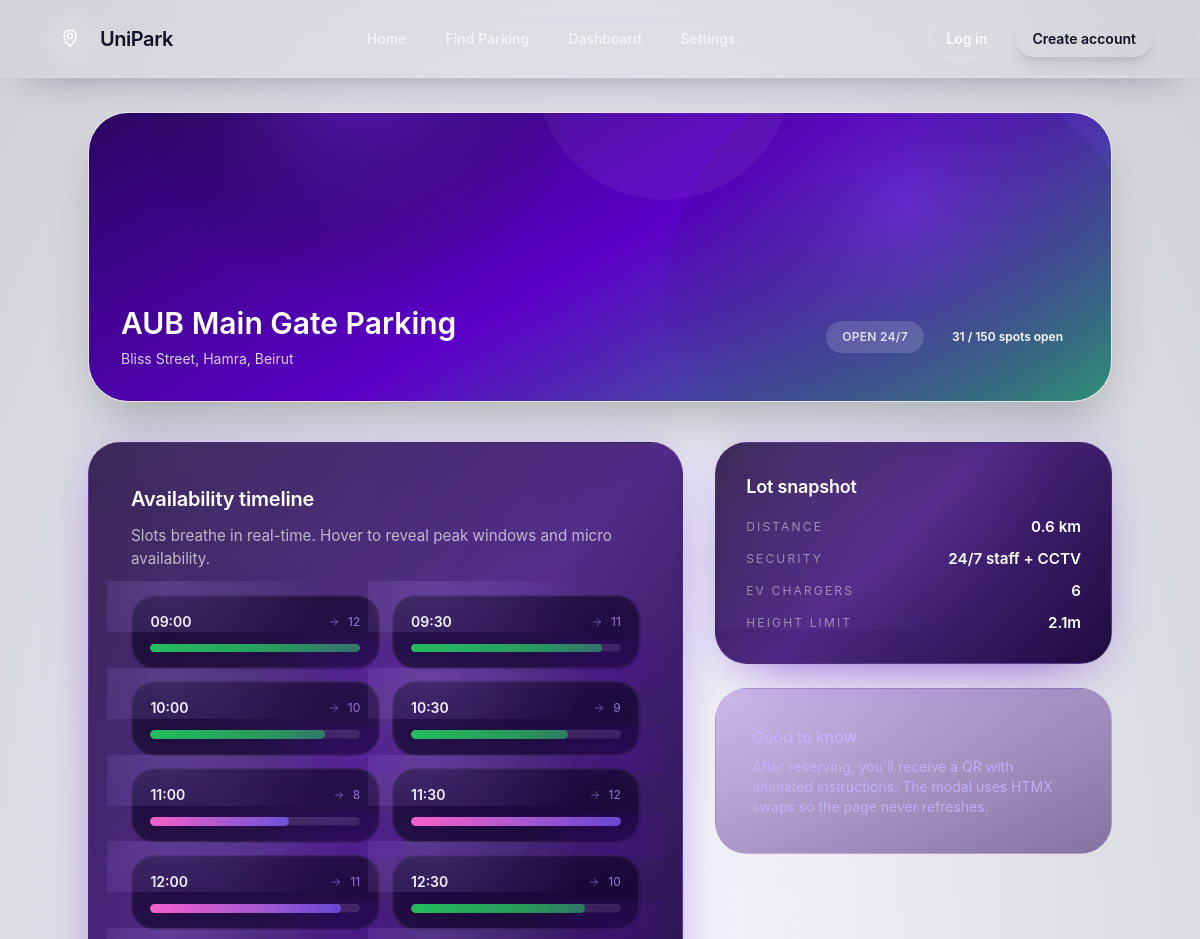
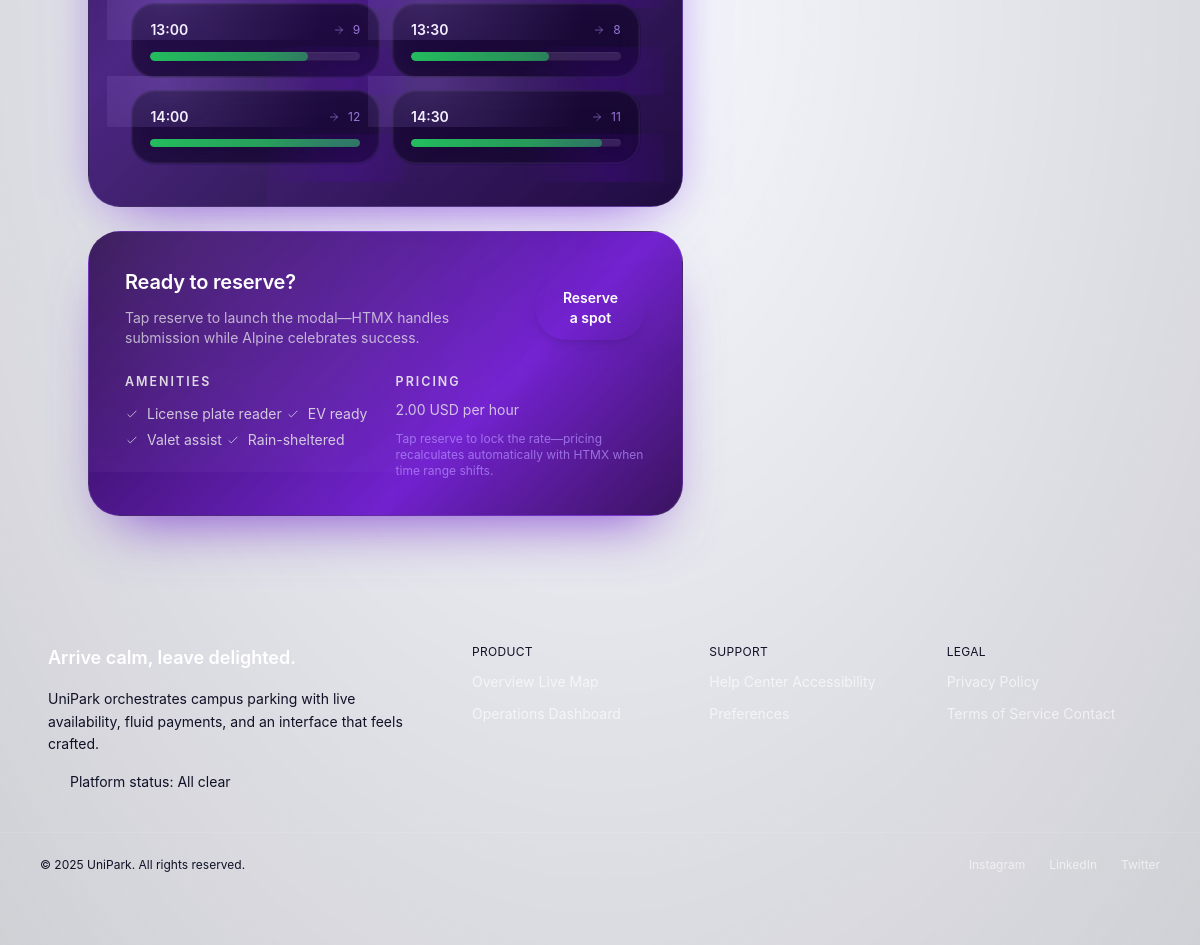
/parking-lot/1/, run on the app's committed database (2 pictures, top to bottom).
### parking/models.py (models this page shows, shortened)
class ParkingLot(models.Model):
    name = models.CharField(max_length=100)
    owner = models.ForeignKey(User, on_delete=models.CASCADE, related_name='owned_parking_lots', null=True, blank=True)
    address = models.TextField()
    latitude = models.DecimalField(max_digits=10, decimal_places=8)
    longitude = models.DecimalField(max_digits=11, decimal_places=8)
    hourly_rate = models.DecimalField(max_digits=6, decimal_places=2)
    daily_rate = models.DecimalField(max_digits=6, decimal_places=2)
    monthly_rate = models.DecimalField(max_digits=8, decimal_places=2)
    total_spots = models.PositiveIntegerField()
    available_spots = models.PositiveIntegerField()
    opening_time = models.TimeField()
    closing_time = models.TimeField()
    features = models.TextField(blank=True, null=True)
    is_active = models.BooleanField(default=True)

### parking/views.py (the view)
# urls.py: path('parking-lot/<int:parking_lot_id>/', views.parking_lot_detail, name='parking_lot_detail'),
def parking_lot_detail(request, parking_lot_id):
    lot_data = None
    try:
        lot_obj = ParkingLot.objects.get(pk=parking_lot_id)
        lot_data = {
            "id": lot_obj.id,
            "title": lot_obj.name,
            "address": lot_obj.address,
            "available": lot_obj.available_spots,
            "total": lot_obj.total_spots,
            "rate": float(lot_obj.hourly_rate),
            "distance": 0.6,
            "latitude": float(lot_obj.latitude),
            "longitude": float(lot_obj.longitude),
            "ev_chargers": 6,
            "height_limit": "2.1m",
        }
    except ParkingLot.DoesNotExist:
        for lot in demo.demo_lots():
            if int(lot["id"]) == parking_lot_id:
                lot_data = {
                    **lot,
                    "ev_chargers": 4,
                    "height_limit": "2.2m",
                }
                break
    if not lot_data:
        return redirect("parking:find_parking")
    lot_data.setdefault("banner", static("img/textures/lot-banner.svg"))
    lot_data.setdefault("amenities", ["License plate reader", "EV ready", "Valet assist", "Rain-sheltered"])
    context = {
        "lot": lot_data,
        "timeline": demo.availability_timeline(),
    }
    return render(request, "lot_detail.html", context)

### parking/context_processors.py (called while the page is built)
def active_namespace(request: HttpRequest) -> str | None:
    try:
        match = resolve(request.path)
    except Resolver404:
        return None
    return match.namespace

def ui_settings(request: HttpRequest) -> dict[str, Any]:
    lang_code = translation.get_language() or settings.LANGUAGE_CODE
    bidi = translation.get_language_info(lang_code.split("-")[0]).get("bidi", False)
    theme = request.COOKIES.get("unipark_theme", "dark")
    return {
        "LANGUAGE_CODE": lang_code,
        "LANGUAGE_BIDI": bidi,
        "IS_RTL": is_rtl(lang_code),
        "HTML_DIR": direction(lang_code),
        "HTML_CLASS": html_class(lang_code),
        "ACTIVE_NAMESPACE": active_namespace(request),
        "UNIPARK_THEME": theme,
        "LANGUAGE_SWITCH_URL": reverse("parking:toggle_language"),
    }

### parking/templatetags/unipark_tags.py (called while the page is built)
def _resolve_url_name(path: str) -> NavMatch:
    try:
        match = resolve(path)
    except Resolver404:
        return NavMatch(is_active=False, url_name=None)
    return NavMatch(is_active=True, url_name=match.url_name)

@register.simple_tag(takes_context=True)
def nav_active(context: dict[str, Any], url_name: str, *args: Any, **kwargs: Any) -> str:
    request = context.get("request")
    if not request:
        return ""
    match = _resolve_url_name(request.path)
    if not match.url_name:
        return ""
    target = url_name
    if ":" not in target and request.resolver_match:
        target = f"{request.resolver_match.namespace}:{target}" if request.resolver_match.namespace else target
    if match.url_name == target:
        return "is-active"
    try:
        target_path = reverse(url_name, args=args, kwargs=kwargs)
    except Exception:  # pragma: no cover - defensive
        return ""
    if request.path == target_path:
        return "is-active"
    return ""

@register.filter
def currency(amount: Any, code: str = "USD") -> str:
    if amount is None:
        return ""
    value = amount
    if not isinstance(amount, (int, float, Decimal)):
        try:
            value = Decimal(str(amount))
        except Exception:  # pragma: no cover - defensive
            return str(amount)
    locale = translation.get_language()
    formatted = f"{value:,.2f}"
    if locale and locale.startswith("fr"):
        formatted = formatted.replace(",", " ").replace(".", ",")
    return f"{formatted} {code}"

### parking/utils/demo.py (called while the page is built)
def _now() -> datetime:
    return timezone.now()

### parking/utils/rtl.py (called while the page is built)
def direction(language_code: str | None = None) -> str:
    return "rtl" if is_rtl(language_code) else "ltr"

### templates/lot_detail.html (shortened to what this page needs)
{% extends "base.html" %}
{% load i18n unipark_tags static %}
{% block content %}
<article class="mx-auto max-w-5xl px-4 lg:px-0">
    <section class="relative overflow-hidden rounded-[2.5rem] border border-surface-200/60 shadow-2xl dark:border-white/10">
        <div class="kenburns relative h-72 overflow-hidden">
            <img src="{{ lot.banner }}" alt="{{ lot.title }}" class="h-full w-full object-cover">
            <div class="absolute inset-0 bg-gradient-to-t from-surface-900/80 to-transparent"></div>
        </div>
        <div class="absolute inset-x-0 bottom-0 p-8 text-white">
            <div class="flex flex-col gap-5 md:flex-row md:items-center md:justify-between">
                <div>
                    <h1 class="text-3xl font-semibold">{{ lot.title }}</h1>
                    <p class="mt-2 text-sm text-white/80">{{ lot.address }}</p>
                </div>
                <div class="flex flex-wrap items-center gap-3">
                    <span class="inline-flex items-center gap-2 rounded-full bg-white/15 px-4 py-2 text-xs font-semibold uppercase tracking-wide text-white/80">
                        {% trans "Open 24/7" %}
                    </span>
                    <span class="inline-flex items-center gap-2 rounded-full bg-accent/20 px-4 py-2 text-xs font-semibold text-accent">
                        {{ lot.available }} / {{ lot.total }} {% trans "spots open" %}
                    </span>
                </div>
            </div>
        </div>
    </section>
    <section class="mt-10 grid gap-8 md:grid-cols-[3fr_2fr]">
        <div class="space-y-6">
            <div class="lot-detail-card lot-detail-card--timeline">
                <h2 class="lot-detail-card__title text-xl font-semibold">{% trans "Availability timeline" %}</h2>
                <p class="lot-detail-card__lead">
                    {% trans "Slots breathe in real-time. Hover to reveal peak windows and micro availability." %}
                </p>
                <div class="mt-6 grid gap-3 sm:grid-cols-2">
                    {% for slot in timeline %}
                        <div class="timeline-slot lot-detail-slot">
                            <div class="flex items-center justify-between">
                                <p class="lot-detail-slot__time text-sm font-semibold">{{ slot.time }}</p>
                                <span class="lot-detail-slot__meta inline-flex items-center gap-2 text-xs">
                                    <svg class="h-3 w-3" viewBox="0 0 24 24" fill="none" stroke="currentColor">
                                        <path stroke-linecap="round" stroke-linejoin="round" stroke-width="1.5" d="M5 12h14M12 5l7 7-7 7"/>
                                    </svg>
                                    {{ slot.available }}
                                </span>
                            </div>
                            <div class="lot-detail-progress mt-3">
                                <div class="lot-detail-progress__fill {% if slot.is_peak %}is-peak{% else %}is-open{% endif %}"
                                     style="width: {{ slot.fill }}%;"></div>
                            </div>
                        </div>
                    {% endfor %}
                </div>
            </div>
            <div class="lot-detail-card lot-detail-card--cta">
                <div class="flex flex-col gap-4 md:flex-row md:items-center md:justify-between">
                    <div>
                        <h2 class="lot-detail-card__title text-xl font-semibold">{% trans "Ready to reserve?" %}</h2>
                        <p class="lot-detail-card__lead text-sm">
                            {% trans "Tap reserve to launch the modal—HTMX handles submission while Alpine celebrates success." %}
                        </p>
                    </div>
                    <button type="button"
                            hx-get="{% url 'parking:reserve_partial' lot.id %}"
                            hx-target="#modal-root"
                            hx-swap="innerHTML"
                            hx-trigger="click"
                            class="magnetic-button inline-flex items-center gap-2 rounded-full bg-gradient-to-r from-primary to-primary/70 px-6 py-3 text-sm font-semibold text-white shadow-lg shadow-primary/40">
                        {% trans "Reserve a spot" %}
                    </button>
                </div>
                <div class="mt-6 grid gap-5 text-sm sm:grid-cols-2">
                    <div>
                        <p class="lot-detail-card__section-heading font-semibold">{% trans "Amenities" %}</p>
                        <ul class="lot-detail-card__list mt-2 space-y-1">
                            {% for amenity in lot.amenities %}
                                <li class="inline-flex items-center gap-2">
                                    <svg class="lot-detail-card__icon h-3.5 w-3.5 text-accent" viewBox="0 0 24 24" fill="none" stroke="currentColor">
                                        <path stroke-linecap="round" stroke-linejoin="round" stroke-width="1.5" d="m5 13 4 4L19 7"/>
                                    </svg>
                                    {{ amenity }}
                                </li>
                            {% endfor %}
                        </ul>
                    </div>
                    <div>
                        <p class="lot-detail-card__section-heading font-semibold">{% trans "Pricing" %}</p>
                        <p class="mt-2 text-sm">
                            {{ lot.rate|currency:"USD" }} {% trans "per hour" %}
                        </p>
                        <p class="lot-detail-card__note text-xs">
                            {% trans "Tap reserve to lock the rate—pricing recalculates automatically with HTMX when time range shifts." %}
                        </p>
                    </div>
                </div>
            </div>
        </div>
        <aside class="space-y-6">
            <div class="lot-detail-card lot-detail-card--compact">
                <h2 class="lot-detail-card__title text-lg font-semibold">{% trans "Lot snapshot" %}</h2>
                <dl class="lot-detail-card__meta mt-4 space-y-3 text-sm">
                    <div class="flex items-center justify-between">
                        <dt>{% trans "Distance" %}</dt>
                        <dd>{{ lot.distance }} km</dd>
                    </div>
                    <div class="flex items-center justify-between">
                        <dt>{% trans "Security" %}</dt>
                        <dd>{% trans "24/7 staff + CCTV" %}</dd>
                    </div>
                    <div class="flex items-center justify-between">
                        <dt>{% trans "EV Chargers" %}</dt>
                        <dd>{{ lot.ev_chargers }}</dd>
                    </div>
                    <div class="flex items-center justify-between">
                        <dt>{% trans "Height Limit" %}</dt>
                        <dd>{{ lot.height_limit }}</dd>
                    </div>
                </dl>
            </div>
            <div class="lot-detail-card lot-detail-card--note text-sm">
                <p class="lot-detail-card__title text-base font-semibold">{% trans "Good to know" %}</p>
                <p class="mt-2">
                    {% trans "After reserving, you'll receive a QR with animated instructions. The modal uses HTMX swaps so the page never refreshes." %}
                </p>
            </div>
        </aside>
    </section>
</article>
{% endblock %}

### static/css/cards.css (style rules this page uses)
:root { --unipark-purple: #5B00C7; --unipark-purple-mid: #7C2AE8; --unipark-highlight: #B692FF; --unipark-accent: #22C55E; --unipark-text: #EDEDED; --unipark-subtext: #A89FC4; }

### data on the page
ParkingLot: title "AUB Main Gate Parking", address "Bliss Street, Hamra, Beirut"

### other printed values
{{ lot.available }} "31"
{{ lot.total }} "150"
{{ slot.time }} "09:00" "09:30" "10:00" "10:30" "11:00" "11:30" "12:00" "12:30" "13:00" "13:30" "14:00" "14:30"
{{ slot.available }} "12" "11" "10" "9" "8" "12" "11" "10" "9" "8" "12" "11"
{{ amenity }} "License plate reader" "EV ready" "Valet assist" "Rain-sheltered"
{{ lot.rate|currency:"USD" }} "2.00 USD"
{{ lot.distance }} "0.6"
{{ lot.ev_chargers }} "6"
{{ lot.height_limit }} "2.1m"
